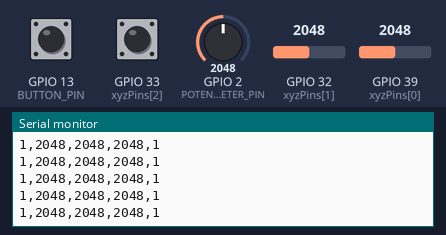
Bench run of a sketch on a simulated ESP32. Shown: the last lines printed to the serial monitor. The test bench sets the inputs (shaded band); at power-on: GPIO 2 (POTENTIOMETER_PIN) = 2048, GPIO 32 (xyzPins[1]) = 2048, GPIO 39 (xyzPins[0]) = 2048, GPIO 13 (BUTTON_PIN) HIGH, GPIO 33 (xyzPins[2]) HIGH.

Above: at 1.2 s.
1.3 s: GPIO 2 (POTENTIOMETER_PIN) set to 2866
At 1.31 s:
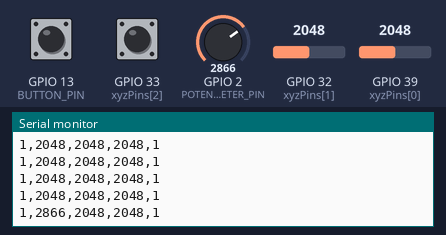
2.8 s: GPIO 32 (xyzPins[1]) set to 2866
At 2.82 s:
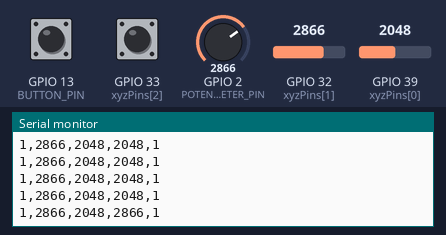
4.3 s: GPIO 39 (xyzPins[0]) set to 2866
At 4.33 s:
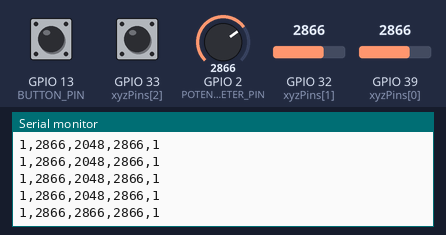
5.8 s: GPIO 13 (BUTTON_PIN) pulled LOW for 0.15 s
At 5.83 s:
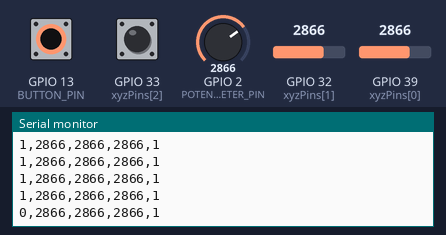
7.4 s: GPIO 33 (xyzPins[2]) pulled LOW for 0.15 s
At 7.44 s:
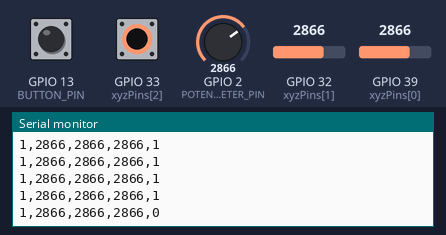
9.0 s: GPIO 2 (POTENTIOMETER_PIN) set to 3603
At 9.05 s:
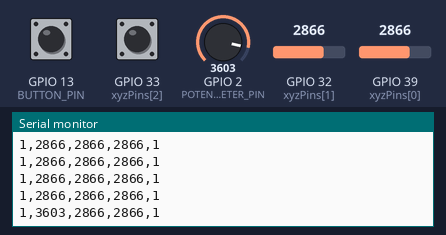
Timing chart, 0 to 11.5 s (numbered marks = the images above; inputs shaded):
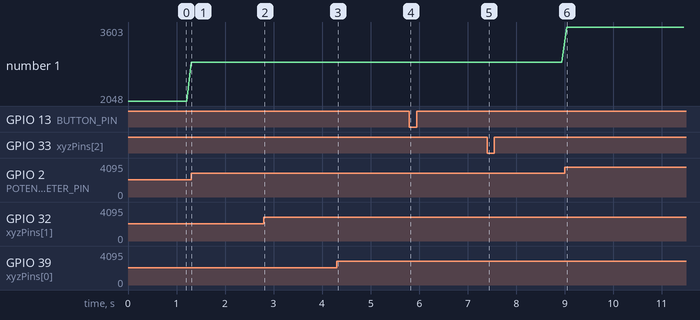

The sketch:

arduino.ino
```cpp
/*
  LILYGO LED & Pushbutton Example
  Pushbutton on 2
  LED on 15 with 220Ω resistor
*/

#define BUTTON_PIN 13
#define POTENTIOMETER_PIN 2
int xyzPins[] = {39, 32, 33};   //x, y, z(switch) pins
void setup() {
  Serial.begin(9600);
  pinMode(BUTTON_PIN, INPUT_PULLUP); // use internal pullup resistor
  pinMode(xyzPins[2], INPUT_PULLUP);  // pullup resistor for switch
}

void loop() {
  int buttonState = digitalRead(BUTTON_PIN);
  int potentiometerState = analogRead(POTENTIOMETER_PIN);
  int xJoystick = analogRead(xyzPins[0]);
  int yJoystick = analogRead(xyzPins[1]);
  int zJoystick = digitalRead(xyzPins[2]);

  /* Formatted print (to test values are being input properly)
  Serial.print("Button: ");
  Serial.println(buttonState);

  Serial.print("Potentiometer: ");
  Serial.println(potentiometerState);

  Serial.print("Joystick: ");
  Serial.printf("%d,%d,%d", xVal, yVal, zVal);

  */

  //Unformatted print (to be read by processing)
  Serial.printf("%d,%d,%d,%d,%d", buttonState, potentiometerState, xJoystick, yJoystick, zJoystick);
  Serial.println();
  delay(100);
}
```

Measured:
- after the input at 1.3 s, the serial monitor: prints a new line at once (image 1)
- after the input at 2.8 s, the serial monitor: prints a new line at once (image 2)
- after the input at 4.3 s, the serial monitor: prints a new line at once (image 3)
- after the input at 5.8 s, the serial monitor: prints a new line at once (image 4)
- after the input at 7.4 s, the serial monitor: prints a new line at once (image 5)
- after the input at 9.0 s, the serial monitor: prints a new line at once (image 6)
- plotted number 1: 2048 → 2866 after the input at 1.3 s, 2866 → 3603 after the input at 9.0 s
